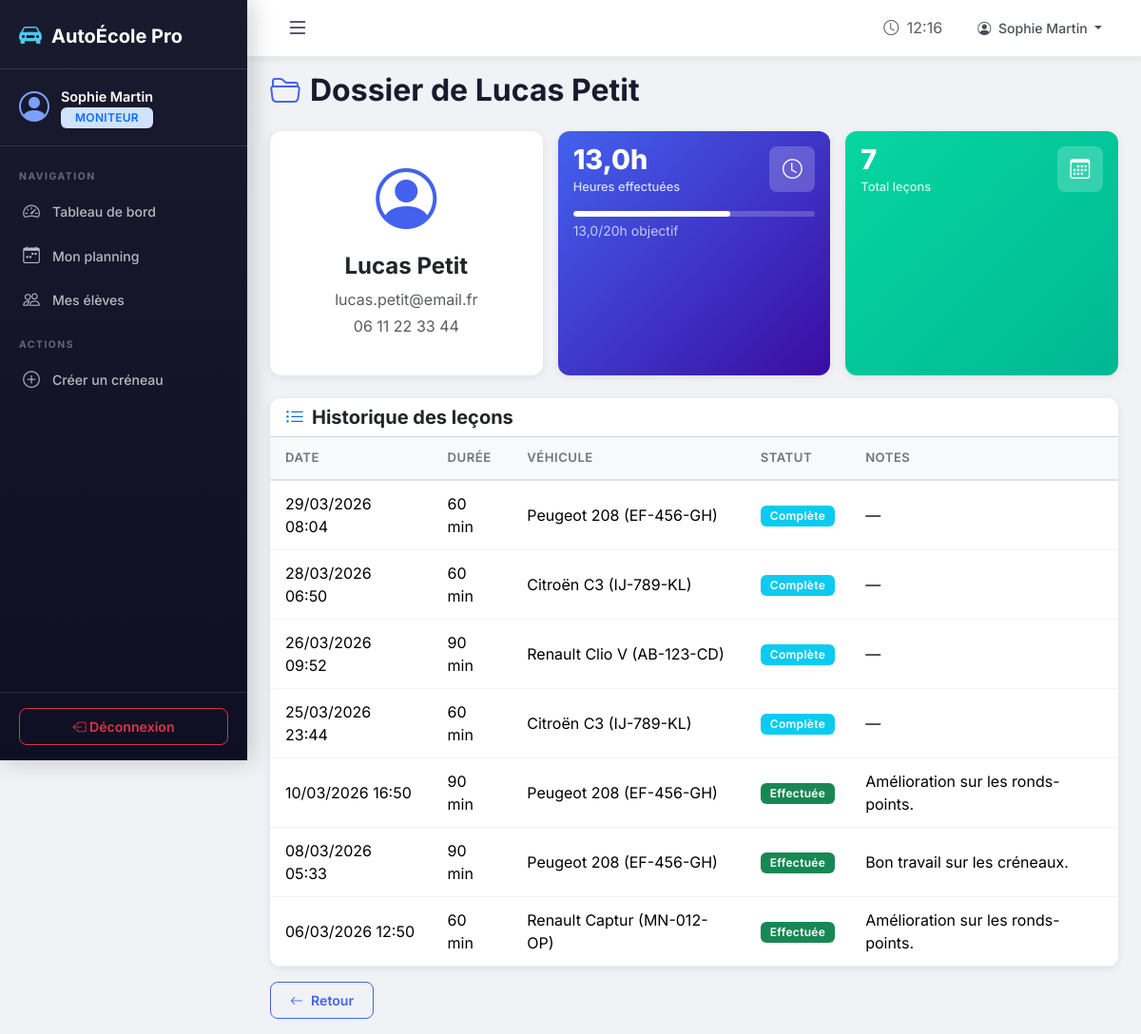
/moniteur/eleve/5/ (signed in), run on an earlier commit of the app's database.
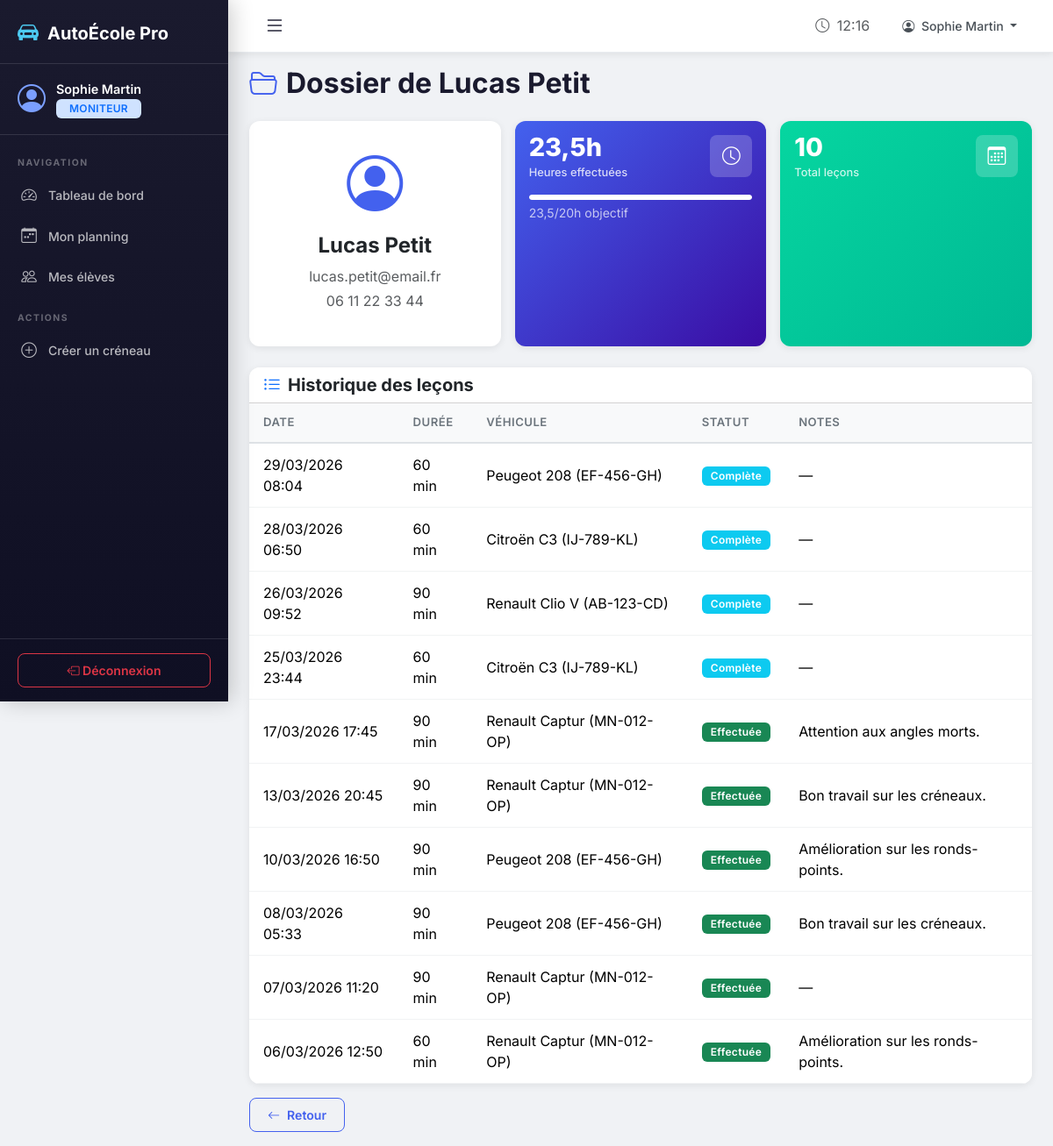
And on a later commit of the database.
### ecole/models.py (models this page shows, shortened)
class Profile(models.Model):
    ROLE_CHOICES = [
        ('eleve', 'Élève'),
        ('moniteur', 'Moniteur'),
        ('admin', 'Administrateur'),
    ]
    user = models.OneToOneField(User, on_delete=models.CASCADE, related_name='profile')
    role = models.CharField(max_length=10, choices=ROLE_CHOICES, default='eleve')
    telephone = models.CharField(max_length=20, blank=True, null=True)
    adresse = models.TextField(blank=True, null=True)
    numero_permis = models.CharField(max_length=50, blank=True, null=True, verbose_name="Numéro de permis")
    date_inscription = models.DateTimeField(default=timezone.now)
    photo = models.ImageField(upload_to='photos/', blank=True, null=True)
    passport_scan = models.FileField(upload_to='documents/', blank=True, null=True, verbose_name="Passeport")
    visa_proof = models.FileField(upload_to='documents/', blank=True, null=True, verbose_name="Preuve de Visa")
    docs_validates = models.BooleanField(default=False, verbose_name="Documents validés")
    NEPH_CHOICES = [
        ('na', 'Non demandé'),
        ('attente', 'En attente'),
        ('valide', 'Validé'),
    ]
    neph_status = models.CharField(max_length=20, choices=NEPH_CHOICES, default='na', verbose_name="Statut NEPH")
    code_obtenu = models.BooleanField(default=False, verbose_name="Code obtenu")
    class Meta:
        verbose_name = "Profil"
        verbose_name_plural = "Profils"

class Booking(models.Model):
    STATUT_CHOICES = [
        ('confirmee', 'Confirmée'),
        ('en_attente', 'En attente'),
        ('annulee', 'Annulée'),
    ]
    eleve = models.ForeignKey(User, on_delete=models.CASCADE, related_name='bookings',
                               limit_choices_to={'profile__role': 'eleve'})
    lecon = models.ForeignKey(Lesson, on_delete=models.CASCADE, related_name='bookings')
    date_reservation = models.DateTimeField(auto_now_add=True)
    statut = models.CharField(max_length=15, choices=STATUT_CHOICES, default='confirmee')
    class Meta:
        verbose_name = "Réservation"
        verbose_name_plural = "Réservations"
        ordering = ['-date_reservation']
        unique_together = ['eleve', 'lecon']

class Lesson(models.Model):
    STATUT_CHOICES = [
        ('disponible', 'Disponible'),
        ('complete', 'Complète'),
        ('effectuee', 'Effectuée'),
        ('annulee', 'Annulée'),
    ]
    moniteur = models.ForeignKey(User, on_delete=models.CASCADE, related_name='lessons_moniteur',
                                  limit_choices_to={'profile__role': 'moniteur'})
    vehicule = models.ForeignKey(Vehicle, on_delete=models.SET_NULL, null=True, blank=True)
    date_heure = models.DateTimeField(verbose_name="Date et heure")
    duree = models.IntegerField(default=60, verbose_name="Durée (minutes)",
                                 help_text="Durée de la leçon en minutes")
    statut = models.CharField(max_length=15, choices=STATUT_CHOICES, default='disponible')
    notes = models.TextField(blank=True, null=True, verbose_name="Notes d'évaluation")
    created_at = models.DateTimeField(auto_now_add=True)
    class Meta:
        verbose_name = "Leçon"
        verbose_name_plural = "Leçons"
        ordering = ['date_heure']

class Vehicle(models.Model):
    immatriculation = models.CharField(max_length=20, unique=True)
    marque = models.CharField(max_length=50)
    modele = models.CharField(max_length=50, verbose_name="Modèle")
    annee = models.IntegerField(verbose_name="Année")
    actif = models.BooleanField(default=True)
    class Meta:
        verbose_name = "Véhicule"
        verbose_name_plural = "Véhicules"
        ordering = ['marque', 'modele']
    def __str__(self):
        return f"{self.marque} {self.modele} ({self.immatriculation})"

### ecole/views.py (the view)
# urls.py: path('moniteur/eleve/<int:eleve_id>/', views.moniteur_dossier_eleve, name='moniteur_dossier_eleve'),
@login_required
@moniteur_required
def moniteur_dossier_eleve(request, eleve_id):
    eleve = get_object_or_404(User, id=eleve_id, profile__role='eleve')
    lecons = Booking.objects.filter(
        eleve=eleve,
        lecon__moniteur=request.user
    ).select_related('lecon', 'lecon__vehicule').order_by('-lecon__date_heure')
    heures = Booking.objects.filter(
        eleve=eleve,
        lecon__statut='effectuee'
    ).aggregate(total=Sum('lecon__duree'))['total'] or 0
    return render(request, 'moniteur/dossier_eleve.html', {
        'eleve': eleve,
        'lecons': lecons,
        'heures': round(heures / 60, 1),
    })

### ecole/templates/moniteur/dossier_eleve.html (shortened to what this page needs)
{% extends 'base.html' %}
{% block content %}
<div class="page-header">
    <h2><i class="bi bi-folder2-open"></i> Dossier de {{ eleve.get_full_name }}</h2>
</div>
<div class="row g-3 mb-4">
    <div class="col-md-4">
        <div class="card text-center py-4">
            <i class="bi bi-person-circle" style="font-size: 4rem; color: var(--primary);"></i>
            <h4 class="fw-bold mt-2">{{ eleve.get_full_name }}</h4>
            <p class="text-muted mb-1">{{ eleve.email }}</p>
            {% if eleve.profile.telephone %}<p class="text-muted">{{ eleve.profile.telephone }}</p>{% endif %}
        </div>
    </div>
    <div class="col-md-4">
        <div class="card stat-card bg-gradient-primary p-3 h-100">
            <div class="d-flex justify-content-between align-items-start">
                <div>
                    <div class="stat-value">{{ heures }}h</div>
                    <div class="stat-label mt-1">Heures effectuées</div>
                </div>
                <div class="stat-icon"><i class="bi bi-clock"></i></div>
            </div>
            <div class="progress mt-3" style="height: 6px; background: rgba(255,255,255,0.2);">
                <div class="progress-bar" style="width: {% widthratio heures 20 100 %}%; background: white;"></div>
            </div>
            <small class="mt-1 d-block" style="color: rgba(255,255,255,0.7);">{{ heures }}/20h objectif</small>
        </div>
    </div>
    <div class="col-md-4">
        <div class="card stat-card bg-gradient-success p-3 h-100">
            <div class="d-flex justify-content-between align-items-start">
                <div>
                    <div class="stat-value">{{ lecons|length }}</div>
                    <div class="stat-label mt-1">Total leçons</div>
                </div>
                <div class="stat-icon"><i class="bi bi-calendar3"></i></div>
            </div>
        </div>
    </div>
</div>
<div class="card">
    <div class="card-header bg-white">
        <h5 class="mb-0 fw-bold"><i class="bi bi-list-ul me-2 text-primary"></i>Historique des leçons</h5>
    </div>
    <div class="card-body p-0">
        {% if lecons %}
        <div class="table-responsive">
            <table class="table mb-0">
                <thead><tr><th>Date</th><th>Durée</th><th>Véhicule</th><th>Statut</th><th>Notes</th></tr></thead>
                <tbody>
                    {% for b in lecons %}
                    <tr>
                        <td>{{ b.lecon.date_heure|date:"d/m/Y H:i" }}</td>
                        <td>{{ b.lecon.duree }} min</td>
                        <td>{{ b.lecon.vehicule|default:"—" }}</td>
                        <td>
                            {% if b.lecon.statut == 'effectuee' %}<span class="badge bg-success">Effectuée</span>
                            {% elif b.statut == 'annulee' %}<span class="badge bg-danger">Annulée</span>
                            {% else %}<span class="badge bg-info">{{ b.lecon.get_statut_display }}</span>{% endif %}
                        </td>
                        <td>{{ b.lecon.notes|default:"—"|truncatewords:10 }}</td>
                    </tr>
                    {% endfor %}
                </tbody>
            </table>
        </div>
        {% else %}
        <div class="empty-state py-4">
            <i class="bi bi-calendar-x"></i>
            <h5>Aucune leçon</h5>
        </div>
        {% endif %}
    </div>
</div>
<a href="{% url 'moniteur_eleves' %}" class="btn btn-outline-primary mt-3"><i class="bi bi-arrow-left me-2"></i>Retour</a>
{% endblock %}

### ecole/templates/base.html (shortened to what this page needs)
{% load static %}
<!DOCTYPE html>
<html lang="fr" data-bs-theme="light">
<head>
    <link href="https://cdn.jsdelivr.net/npm/bootstrap@5.3.2/dist/css/bootstrap.min.css" rel="stylesheet">
    <link href="https://cdn.jsdelivr.net/npm/bootstrap-icons@1.11.2/font/bootstrap-icons.css" rel="stylesheet">
    <link href="{% static 'css/style.css' %}" rel="stylesheet">
</head>
<body>
    {% if user.is_authenticated and request.resolver_match.url_name != 'index' %}
    <div class="d-flex" id="wrapper">
        <nav class="sidebar" id="sidebar">
            <div class="sidebar-header">
                <a href="{% url 'index' %}" class="sidebar-brand">
                    <i class="bi bi-car-front-fill"></i>
                    <span>AutoÉcole Pro</span>
                </a>
            </div>
            <div class="sidebar-user">
                <div class="user-avatar">
                    <i class="bi bi-person-circle"></i>
                </div>
                <div class="user-info">
                    <span class="user-name">{{ user.get_full_name|default:user.username }}</span>
                    <span class="user-role badge bg-primary-subtle text-primary">
                        {% if user.profile.role == 'eleve' %}Élève
                        {% elif user.profile.role == 'moniteur' %}Moniteur
                        {% else %}Admin{% endif %}
                    </span>
                </div>
            </div>
            <ul class="sidebar-nav">
                {% if user.profile.role == 'eleve' %}
                <li class="nav-section">NAVIGATION</li>
                <li><a href="{% url 'eleve_dashboard' %}" class="{% if request.resolver_match.url_name == 'eleve_dashboard' %}active{% endif %}"><i class="bi bi-speedometer2"></i> Tableau de bord</a></li>
                <li><a href="{% url 'eleve_lecons' %}" class="{% if request.resolver_match.url_name == 'eleve_lecons' %}active{% endif %}"><i class="bi bi-calendar-plus"></i> Leçons disponibles</a></li>
                <li><a href="{% url 'eleve_reservations' %}" class="{% if request.resolver_match.url_name == 'eleve_reservations' %}active{% endif %}"><i class="bi bi-bookmark-check"></i> Mes réservations</a></li>
                <li><a href="{% url 'eleve_historique' %}" class="{% if request.resolver_match.url_name == 'eleve_historique' %}active{% endif %}"><i class="bi bi-clock-history"></i> Historique</a></li>
                <li><a href="{% url 'eleve_paiements' %}" class="{% if request.resolver_match.url_name == 'eleve_paiements' %}active{% endif %}"><i class="bi bi-credit-card"></i> Paiements</a></li>
                <li class="nav-section">PRÉPARATION</li>
                <li><a href="{% url 'eleve_documents' %}" class="{% if 'documents' in request.resolver_match.url_name %}active{% endif %}"><i class="bi bi-file-earmark-person"></i> Mes documents</a></li>
                <li><a href="{% url 'eleve_cours' %}" class="{% if 'cours' in request.resolver_match.url_name %}active{% endif %}"><i class="bi bi-book"></i> Cours de code</a></li>
                <li><a href="{% url 'eleve_quiz' %}" class="{% if request.resolver_match.url_name == 'eleve_quiz' %}active{% endif %}"><i class="bi bi-question-circle"></i> Quiz Code</a></li>
                <li class="nav-section">COMPTE</li>
                <li><a href="{% url 'eleve_profil' %}" class="{% if request.resolver_match.url_name == 'eleve_profil' %}active{% endif %}"><i class="bi bi-person"></i> Mon profil</a></li>
                {% elif user.profile.role == 'moniteur' %}
                <li class="nav-section">NAVIGATION</li>
                <li><a href="{% url 'moniteur_dashboard' %}" class="{% if request.resolver_match.url_name == 'moniteur_dashboard' %}active{% endif %}"><i class="bi bi-speedometer2"></i> Tableau de bord</a></li>
                <li><a href="{% url 'moniteur_planning' %}" class="{% if request.resolver_match.url_name == 'moniteur_planning' %}active{% endif %}"><i class="bi bi-calendar-week"></i> Mon planning</a></li>
                <li><a href="{% url 'moniteur_eleves' %}" class="{% if request.resolver_match.url_name == 'moniteur_eleves' %}active{% endif %}"><i class="bi bi-people"></i> Mes élèves</a></li>
                <li class="nav-section">ACTIONS</li>
                <li><a href="{% url 'moniteur_creer_lecon' %}" class="{% if request.resolver_match.url_name == 'moniteur_creer_lecon' %}active{% endif %}"><i class="bi bi-plus-circle"></i> Créer un créneau</a></li>
                {% endif %}
            </ul>
            <div class="sidebar-footer">
                <a href="{% url 'deconnexion' %}" class="btn btn-outline-danger btn-sm w-100">
                    <i class="bi bi-box-arrow-left"></i> Déconnexion
                </a>
            </div>
        </nav>
        <div class="main-content" id="main-content">
            <nav class="topbar">
                <button class="btn btn-link sidebar-toggle" id="sidebarToggle">
                    <i class="bi bi-list fs-4"></i>
                </button>
                <div class="topbar-right">
                    <span class="text-muted me-3">
                        <i class="bi bi-clock me-1"></i>
                        <span id="current-time"></span>
                    </span>
                    <div class="dropdown">
                        <button class="btn btn-link dropdown-toggle" data-bs-toggle="dropdown">
                            <i class="bi bi-person-circle me-1"></i>
                            {{ user.get_full_name|default:user.username }}
                        </button>
                    </div>
                </div>
            </nav>
            <div class="container-fluid px-4 py-3">
                {% block content %}{% endblock %}
            </div>
        </div>
    </div>
    {% endif %}
</body>
</html>

What changed in the data, as far as the page shows it:
added Booking: lecon.date_heure "17/03/2026 17:45", lecon.duree "90", lecon.vehicule "Renault Captur (MN-012-OP)", shows "Effectuée", lecon.notes "Attention aux angles morts."
added Booking: lecon.date_heure "13/03/2026 20:45", lecon.duree "90", lecon.vehicule "Renault Captur (MN-012-OP)", shows "Effectuée", lecon.notes "Bon travail sur les créneaux."
added Booking: lecon.date_heure "07/03/2026 11:20", lecon.duree "90", lecon.vehicule "Renault Captur (MN-012-OP)", shows "Effectuée", lecon.notes "—"
Also different on the page:
{{ heures }}: "13,0" → "23,5"
{{ lecons|length }}: "7" → "10"
